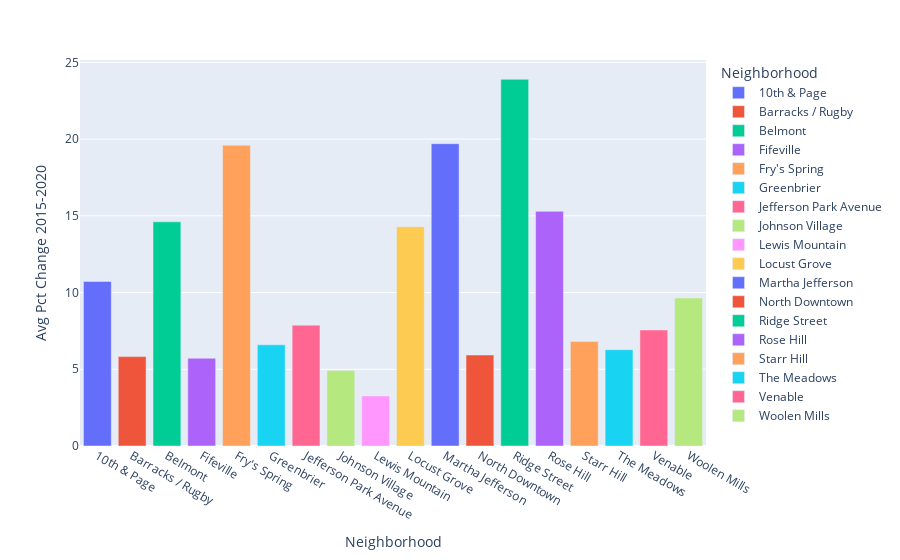

This figure's notebook cell:
### Code cell
avg5yr

### Figure 1 — Plotly figure (JSON) as saved in the notebook; plotly's stock layout.template omitted (floating-point values rounded to 4 significant figures)
{"data": [{"alignmentgroup": "True", "hovertemplate": "Neighborhood=%{x}<br>Avg Pct Change 2015-2020=%{y}<extra></extra>", "legendgroup": "10th & Page", "marker": {"color": "#636efa"}, "name": "10th & Page", "offsetgroup": "10th & Page", "orientation": "v", "showlegend": true, "textposition": "auto", "type": "bar", "x": ["10th & Page"], "xaxis": "x", "y": [10.73], "yaxis": "y"}, {"alignmentgroup": "True", "hovertemplate": "Neighborhood=%{x}<br>Avg Pct Change 2015-2020=%{y}<extra></extra>", "legendgroup": "Barracks / Rugby", "marker": {"color": "#EF553B"}, "name": "Barracks / Rugby", "offsetgroup": "Barracks / Rugby", "orientation": "v", "showlegend": true, "textposition": "auto", "type": "bar", "x": ["Barracks / Rugby"], "xaxis": "x", "y": [5.824], "yaxis": "y"}, {"alignmentgroup": "True", "hovertemplate": "Neighborhood=%{x}<br>Avg Pct Change 2015-2020=%{y}<extra></extra>", "legendgroup": "Belmont", "marker": {"color": "#00cc96"}, "name": "Belmont", "offsetgroup": "Belmont", "orientation": "v", "showlegend": true, "textposition": "auto", "type": "bar", "x": ["Belmont"], "xaxis": "x", "y": [14.61], "yaxis": "y"}, {"alignmentgroup": "True", "hovertemplate": "Neighborhood=%{x}<br>Avg Pct Change 2015-2020=%{y}<extra></extra>", "legendgroup": "Fifeville", "marker": {"color": "#ab63fa"}, "name": "Fifeville", "offsetgroup": "Fifeville", "orientation": "v", "showlegend": true, "textposition": "auto", "type": "bar", "x": ["Fifeville"], "xaxis": "x", "y": [5.719], "yaxis": "y"}, {"alignmentgroup": "True", "hovertemplate": "Neighborhood=%{x}<br>Avg Pct Change 2015-2020=%{y}<extra></extra>", "legendgroup": "Fry's Spring", "marker": {"color": "#FFA15A"}, "name": "Fry's Spring", "offsetgroup": "Fry's Spring", "orientation": "v", "showlegend": true, "textposition": "auto", "type": "bar", "x": ["Fry's Spring"], "xaxis": "x", "y": [19.6], "yaxis": "y"}, {"alignmentgroup": "True", "hovertemplate": "Neighborhood=%{x}<br>Avg Pct Change 2015-2020=%{y}<extra></extra>", "legendgroup": "Greenbrier", "marker": {"color": "#19d3f3"}, "name": "Greenbrier", "offsetgroup": "Greenbrier", "orientation": "v", "showlegend": true, "textposition": "auto", "type": "bar", "x": ["Greenbrier"], "xaxis": "x", "y": [6.592], "yaxis": "y"}, {"alignmentgroup": "True", "hovertemplate": "Neighborhood=%{x}<br>Avg Pct Change 2015-2020=%{y}<extra></extra>", "legendgroup": "Jefferson Park Avenue", "marker": {"color": "#FF6692"}, "name": "Jefferson Park Avenue", "offsetgroup": "Jefferson Park Avenue", "orientation": "v", "showlegend": true, "textposition": "auto", "type": "bar", "x": ["Jefferson Park Avenue"], "xaxis": "x", "y": [7.874], "yaxis": "y"}, {"alignmentgroup": "True", "hovertemplate": "Neighborhood=%{x}<br>Avg Pct Change 2015-2020=%{y}<extra></extra>", "legendgroup": "Johnson Village", "marker": {"color": "#B6E880"}, "name": "Johnson Village", "offsetgroup": "Johnson Village", "orientation": "v", "showlegend": true, "textposition": "auto", "type": "bar", "x": ["Johnson Village"], "xaxis": "x", "y": [4.927], "yaxis": "y"}, {"alignmentgroup": "True", "hovertemplate": "Neighborhood=%{x}<br>Avg Pct Change 2015-2020=%{y}<extra></extra>", "legendgroup": "Lewis Mountain", "marker": {"color": "#FF97FF"}, "name": "Lewis Mountain", "offsetgroup": "Lewis Mountain", "orientation": "v", "showlegend": true, "textposition": "auto", "type": "bar", "x": ["Lewis Mountain"], "xaxis": "x", "y": [3.261], "yaxis": "y"}, {"alignmentgroup": "True", "hovertemplate": "Neighborhood=%{x}<br>Avg Pct Change 2015-2020=%{y}<extra></extra>", "legendgroup": "Locust Grove", "marker": {"color": "#FECB52"}, "name": "Locust Grove", "offsetgroup": "Locust Grove", "orientation": "v", "showlegend": true, "textposition": "auto", "type": "bar", "x": ["Locust Grove"], "xaxis": "x", "y": [14.29], "yaxis": "y"}, {"alignmentgroup": "True", "hovertemplate": "Neighborhood=%{x}<br>Avg Pct Change 2015-2020=%{y}<extra></extra>", "legendgroup": "Martha Jefferson", "marker": {"color": "#636efa"}, "name": "Martha Jefferson", "offsetgroup": "Martha Jefferson", "orientation": "v", "showlegend": true, "textposition": "auto", "type": "bar", "x": ["Martha Jefferson"], "xaxis": "x", "y": [19.7], "yaxis": "y"}, {"alignmentgroup": "True", "hovertemplate": "Neighborhood=%{x}<br>Avg Pct Change 2015-2020=%{y}<extra></extra>", "legendgroup": "North Downtown", "marker": {"color": "#EF553B"}, "name": "North Downtown", "offsetgroup": "North Downtown", "orientation": "v", "showlegend": true, "textposition": "auto", "type": "bar", "x": ["North Downtown"], "xaxis": "x", "y": [5.93], "yaxis": "y"}, {"alignmentgroup": "True", "hovertemplate": "Neighborhood=%{x}<br>Avg Pct Change 2015-2020=%{y}<extra></extra>", "legendgroup": "Ridge Street", "marker": {"color": "#00cc96"}, "name": "Ridge Street", "offsetgroup": "Ridge Street", "orientation": "v", "showlegend": true, "textposition": "auto", "type": "bar", "x": ["Ridge Street"], "xaxis": "x", "y": [23.9], "yaxis": "y"}, {"alignmentgroup": "True", "hovertemplate": "Neighborhood=%{x}<br>Avg Pct Change 2015-2020=%{y}<extra></extra>", "legendgroup": "Rose Hill", "marker": {"color": "#ab63fa"}, "name": "Rose Hill", "offsetgroup": "Rose Hill", "orientation": "v", "showlegend": true, "textposition": "auto", "type": "bar", "x": ["Rose Hill"], "xaxis": "x", "y": [15.29], "yaxis": "y"}, {"alignmentgroup": "True", "hovertemplate": "Neighborhood=%{x}<br>Avg Pct Change 2015-2020=%{y}<extra></extra>", "legendgroup": "Starr Hill", "marker": {"color": "#FFA15A"}, "name": "Starr Hill", "offsetgroup": "Starr Hill", "orientation": "v", "showlegend": true, "textposition": "auto", "type": "bar", "x": ["Starr Hill"], "xaxis": "x", "y": [6.806], "yaxis": "y"}, {"alignmentgroup": "True", "hovertemplate": "Neighborhood=%{x}<br>Avg Pct Change 2015-2020=%{y}<extra></extra>", "legendgroup": "The Meadows", "marker": {"color": "#19d3f3"}, "name": "The Meadows", "offsetgroup": "The Meadows", "orientation": "v", "showlegend": true, "textposition": "auto", "type": "bar", "x": ["The Meadows"], "xaxis": "x", "y": [6.275], "yaxis": "y"}, {"alignmentgroup": "True", "hovertemplate": "Neighborhood=%{x}<br>Avg Pct Change 2015-2020=%{y}<extra></extra>", "legendgroup": "Venable", "marker": {"color": "#FF6692"}, "name": "Venable", "offsetgroup": "Venable", "orientation": "v", "showlegend": true, "textposition": "auto", "type": "bar", "x": ["Venable"], "xaxis": "x", "y": [7.562], "yaxis": "y"}, {"alignmentgroup": "True", "hovertemplate": "Neighborhood=%{x}<br>Avg Pct Change 2015-2020=%{y}<extra></extra>", "legendgroup": "Woolen Mills", "marker": {"color": "#B6E880"}, "name": "Woolen Mills", "offsetgroup": "Woolen Mills", "orientation": "v", "showlegend": true, "textposition": "auto", "type": "bar", "x": ["Woolen Mills"], "xaxis": "x", "y": [9.646], "yaxis": "y"}], "layout": {"barmode": "relative", "legend": {"title": {"text": "Neighborhood"}, "tracegroupgap": 0}, "margin": {"t": 60}, "xaxis": {"anchor": "y", "categoryarray": ["10th & Page", "Barracks / Rugby", "Belmont", "Fifeville", "Fry's Spring", "Greenbrier", "Jefferson Park Avenue", "Johnson Village", "Lewis Mountain", "Locust Grove", "Martha Jefferson", "North Downtown", "Ridge Street", "Rose Hill", "Starr Hill", "The Meadows", "Venable", "Woolen Mills"], "categoryorder": "array", "domain": [0, 1], "title": {"text": "Neighborhood"}}, "yaxis": {"anchor": "x", "domain": [0, 1], "title": {"text": "Avg Pct Change 2015-2020"}}}}
